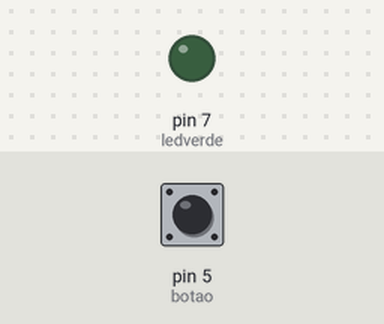
A sketch run on a simulated Arduino Uno, built with avr-gcc and run on an emulated ATmega328P. Parts: output pins drawn as LEDs (lit = HIGH). The inputs (shaded band) are chosen by the test bench; at power-on: pin 5 (botao) LOW.

Above: at 1.2 s.
1.3 s: pin 5 (botao) pulled HIGH for 0.15 s
At 1.37 s:
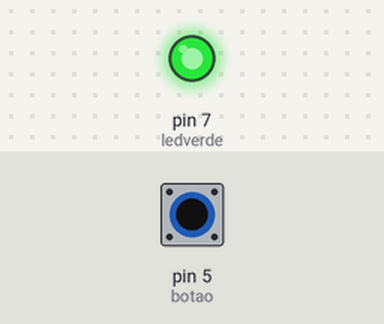
2.9 s: pin 5 (botao) pulled HIGH for 3.2 s
At 6.5 s:
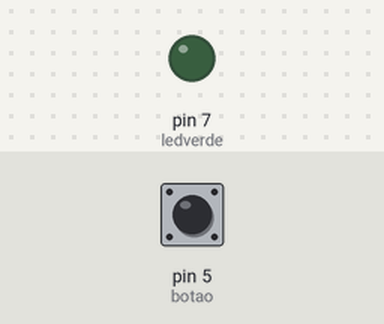
Timing chart, 0 to 8.0 s (numbered marks = the images above; inputs shaded):
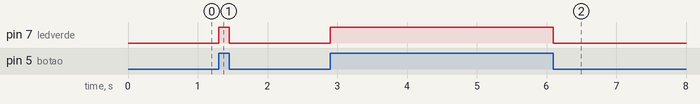

Measured:
- after the input at 1.3 s, pin 7 (ledverde): LOW → HIGH at once, → LOW 0.15 s later
- after the input at 2.9 s, pin 7 (ledverde): LOW → HIGH at once, → LOW 3.2 s later

The sketch:

exemplo_led_com_botao.ino
```cpp
// exemplo de acender e apagar um led utilizando um botao

const int ledverde = 7;
const int botao = 5;
int estadobotao;
void setup() {
pinMode(ledverde,OUTPUT);
pinMode(botao,INPUT);
}

void loop() {
estadobotao = digitalRead(botao);
if (estadobotao == HIGH)
{
digitalWrite(ledverde,HIGH);
}
else {

digitalWrite(ledverde,LOW);
  }

}
```
